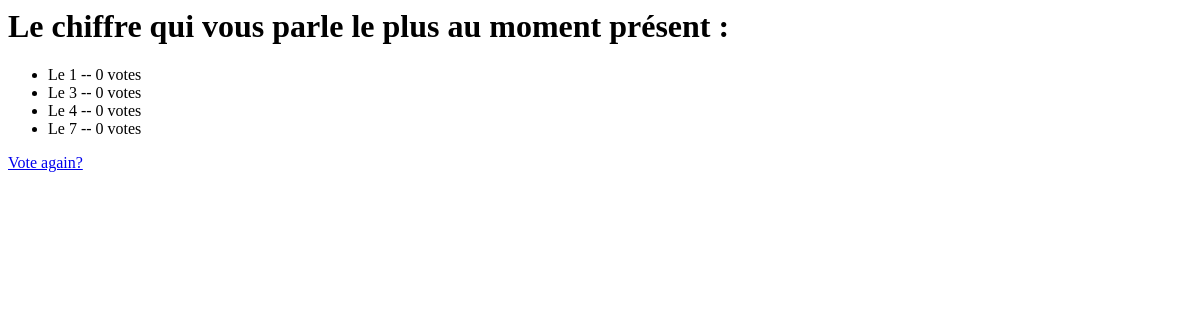
The page /soiree/2/results/ on the database as committed earlier.
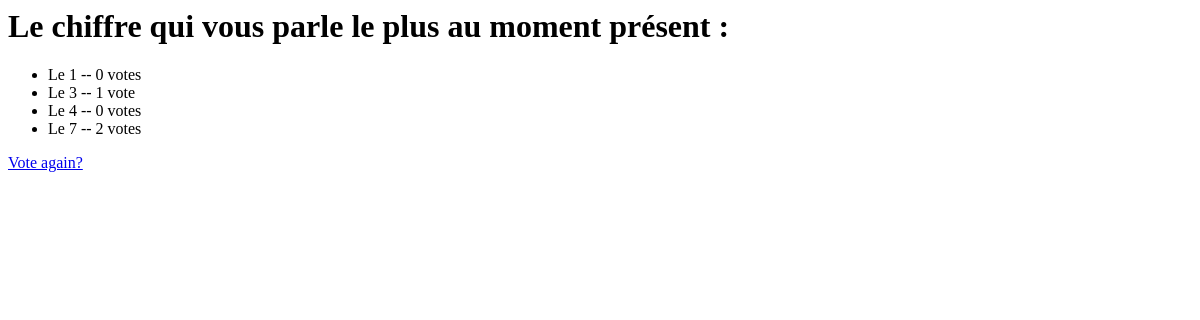
The same page on the database as committed later.
### soiree/models.py (models this page shows, shortened)
class Question(models.Model):
    question_text = models.CharField(max_length=200)
    pub_date = models.DateTimeField('date published')
    def was_published_recently(self):
        now = timezone.now()
        return now - datetime.timedelta(days=1) <= self.pub_date <= now
    was_published_recently.admin_order_field = 'pub_date'
    was_published_recently.boolean = True
    was_published_recently.short_description = 'Published recently?'

class Choice(models.Model):
    question = models.ForeignKey(Question, on_delete=models.CASCADE)
    choice_text = models.CharField(max_length=200)
    votes = models.IntegerField(default=0)

### soiree/views.py (the view)
# urls.py: path('<int:pk>/results/', views.ResultsView.as_view(), name='results'),
class ResultsView(generic.DetailView):
    model = Question
    template_name = 'soiree/results.html'

### soiree/templates/soiree/results.html
<h1>{{ question.question_text }}</h1>
<ul>
{% for choice in question.choice_set.all %}
    <li>{{ choice.choice_text }} -- {{ choice.votes }} vote{{ choice.votes|pluralize }}</li>
{% endfor %}
</ul>
<a href="{% url 'soiree:detail' question.id %}">Vote again?</a>

Rows that differ between the two databases and show on the page:
changed Choice "Le 3": votes "0" → "1"
changed Choice "Le 7": votes "0" → "2"
